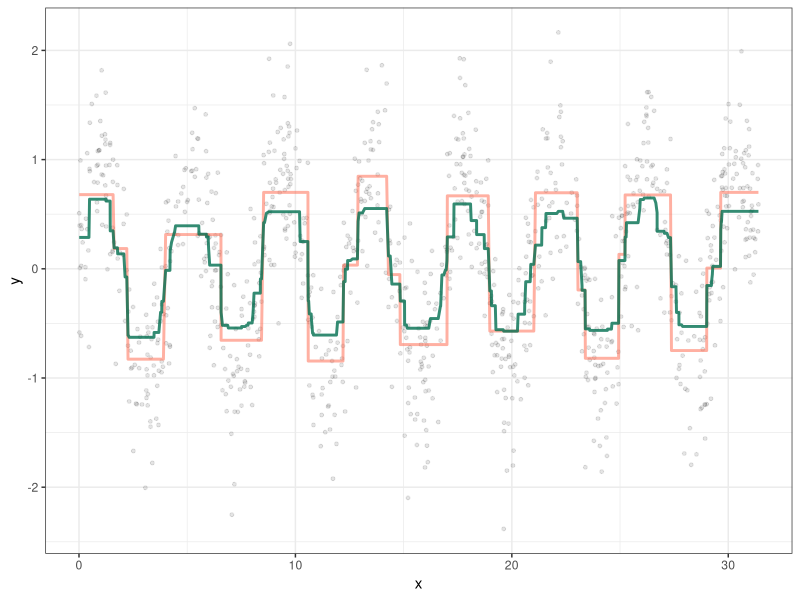

Write R code to recreate this figure.
## ---- chunk 1
knitr::opts_chunk$set(
  echo = TRUE,
  message = FALSE,
  warning = FALSE,
  # out.width = 800,
  # out.height = 600,
  fig.align = "center",
  dev = "ragg_png"
)
## ---- chunk 2
library(rpart)
library(tidyverse)

# Create dataframe
set.seed(1234)
learning_rate <- 0.03

n <- 1000
x <- sort(runif(n) * 10 * pi)
y <- sin(1.5*x) + rnorm(n, 0, 0.5)  # ノイズの分散を小さくする
df1 <- data.frame(x = x, y = y)

# Fit base tree model
fit <- rpart(y ~ x, data = df1)
df1$y_pred_base <- predict(fit)
y_boost_lr <- predict(fit) * learning_rate
df1$y_res <- df1$y - y_boost_lr
y_boost <- y_boost_lr

# Boosting m times
loops <- 50
for (t in 1:loops) {
  fit <- rpart(y_res ~ x, data = df1)
  y_boost_lr <- predict(fit, newdata = df1) * learning_rate
  df1$y_res <- df1$y_res - y_boost_lr
  y_boost <- cbind(y_boost, y_boost_lr)
}

# Sum residuals 
y <- apply(y_boost[, 1:loops], 1, sum)
df2 <- data.frame(x = df1$x, res = y)

# Plot
ggplot() + 
  geom_point(data = df1, aes(x, y), size = 1, alpha = 0.1) + 
  geom_line(data  = df1, aes(x, y_pred_base), size = 1, alpha = 0.5, col = 'tomato') +
  geom_line(data  = df2, aes(x, res), size = 1, alpha = 0.8, col = '#006E4F') + 
  theme_bw()
